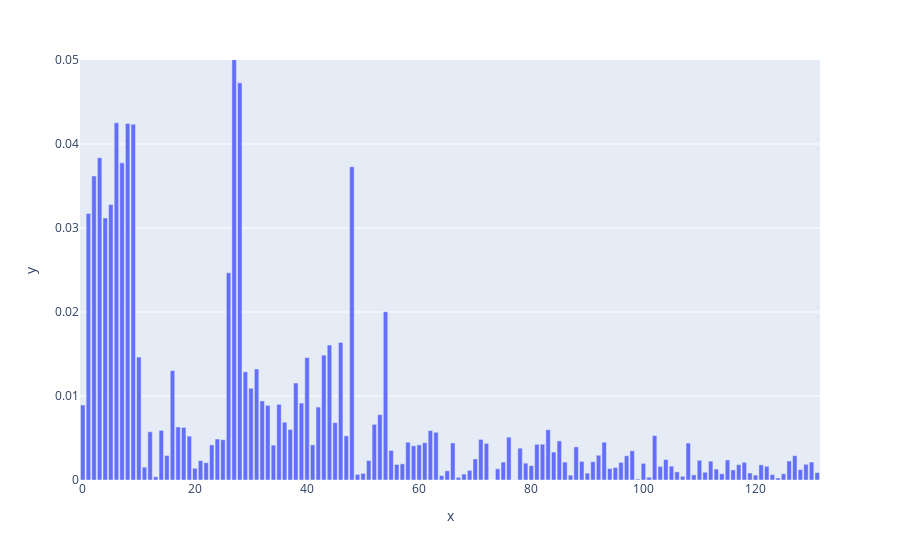

The code cell stored with this chart in its notebook:
### Code cell
features = clf_rf.feature_importances_
# print(features)

# Create a bar chart to help with setting the threshold
fig = px.bar(x=list(range(len(features))), y=features, range_y=(0, 0.05) )
fig.show()

### Figure 1 — Plotly figure (JSON) as saved in the notebook; plotly's stock layout.template omitted (floating-point values rounded to 4 significant figures; data arrays with more than 128 entries replaced by an {"elided": "..."} marker saying what was removed)
{"data": [{"alignmentgroup": "True", "hovertemplate": "x=%{x}<br>y=%{y}<extra></extra>", "legendgroup": "", "marker": {"color": "#636efa", "pattern": {"shape": ""}}, "name": "", "offsetgroup": "", "orientation": "v", "showlegend": false, "textposition": "auto", "type": "bar", "x": {"elided": "132 int values"}, "xaxis": "x", "y": {"elided": "132 float values"}, "yaxis": "y"}], "layout": {"barmode": "relative", "legend": {"tracegroupgap": 0}, "margin": {"t": 60}, "xaxis": {"anchor": "y", "domain": [0, 1], "title": {"text": "x"}}, "yaxis": {"anchor": "x", "domain": [0, 1], "range": [0, 0.05], "title": {"text": "y"}}}}
